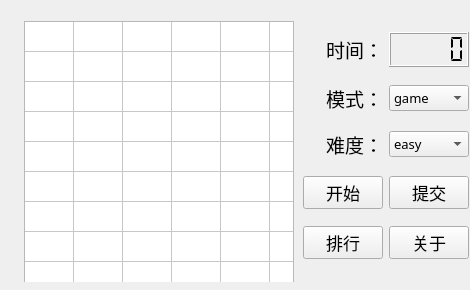
<?xml version="1.0" encoding="UTF-8"?>
<ui version="4.0">
 <class>WindowClass</class>
 <widget class="QMainWindow" name="WindowClass">
  <property name="geometry">
   <rect>
    <x>0</x>
    <y>0</y>
    <width>470</width>
    <height>290</height>
   </rect>
  </property>
  <property name="minimumSize">
   <size>
    <width>470</width>
    <height>290</height>
   </size>
  </property>
  <property name="maximumSize">
   <size>
    <width>470</width>
    <height>290</height>
   </size>
  </property>
  <property name="font">
   <font>
    <family>微软雅黑</family>
    <pointsize>9</pointsize>
   </font>
  </property>
  <property name="acceptDrops">
   <bool>false</bool>
  </property>
  <property name="windowTitle">
   <string>数独</string>
  </property>
  <property name="autoFillBackground">
   <bool>false</bool>
  </property>
  <property name="toolButtonStyle">
   <enum>Qt::ToolButtonTextBesideIcon</enum>
  </property>
  <widget class="QWidget" name="centralWidget">
   <widget class="QWidget" name="layoutWidget">
    <property name="geometry">
     <rect>
      <x>10</x>
      <y>10</y>
      <width>474</width>
      <height>272</height>
     </rect>
    </property>
    <layout class="QHBoxLayout" name="horizontalLayout">
     <item>
      <widget class="Table" name="tableWidget">
       <property name="sizePolicy">
        <sizepolicy hsizetype="Fixed" vsizetype="Fixed">
         <horstretch>0</horstretch>
         <verstretch>0</verstretch>
        </sizepolicy>
       </property>
       <property name="minimumSize">
        <size>
         <width>270</width>
         <height>270</height>
        </size>
       </property>
       <property name="maximumSize">
        <size>
         <width>270</width>
         <height>270</height>
        </size>
       </property>
       <property name="font">
        <font>
         <pointsize>12</pointsize>
        </font>
       </property>
       <property name="cursor" stdset="0">
        <cursorShape>ArrowCursor</cursorShape>
       </property>
       <property name="acceptDrops">
        <bool>false</bool>
       </property>
       <property name="frameShape">
        <enum>QFrame::StyledPanel</enum>
       </property>
       <property name="frameShadow">
        <enum>QFrame::Sunken</enum>
       </property>
       <property name="lineWidth">
        <number>0</number>
       </property>
       <property name="verticalScrollBarPolicy">
        <enum>Qt::ScrollBarAlwaysOff</enum>
       </property>
       <property name="horizontalScrollBarPolicy">
        <enum>Qt::ScrollBarAlwaysOff</enum>
       </property>
       <property name="editTriggers">
        <set>QAbstractItemView::AnyKeyPressed|QAbstractItemView::EditKeyPressed</set>
       </property>
       <property name="rowCount">
        <number>9</number>
       </property>
       <property name="columnCount">
        <number>9</number>
       </property>
       <attribute name="horizontalHeaderVisible">
        <bool>false</bool>
       </attribute>
       <attribute name="horizontalHeaderDefaultSectionSize">
        <number>30</number>
       </attribute>
       <attribute name="horizontalHeaderMinimumSectionSize">
        <number>30</number>
       </attribute>
       <attribute name="horizontalHeaderShowSortIndicator" stdset="0">
        <bool>true</bool>
       </attribute>
       <attribute name="horizontalHeaderStretchLastSection">
        <bool>true</bool>
       </attribute>
       <attribute name="verticalHeaderVisible">
        <bool>false</bool>
       </attribute>
       <attribute name="verticalHeaderMinimumSectionSize">
        <number>30</number>
       </attribute>
       <row/>
       <row/>
       <row/>
       <row/>
       <row/>
       <row/>
       <row/>
       <row/>
       <row/>
       <column/>
       <column/>
       <column/>
       <column/>
       <column/>
       <column/>
       <column/>
       <column/>
       <column/>
      </widget>
     </item>
     <item>
      <layout class="QGridLayout" name="gridLayout">
       <item row="0" column="0">
        <widget class="QLabel" name="label">
         <property name="font">
          <font>
           <family>微软雅黑</family>
           <pointsize>14</pointsize>
           <weight>50</weight>
           <bold>false</bold>
          </font>
         </property>
         <property name="cursor">
          <cursorShape>ArrowCursor</cursorShape>
         </property>
         <property name="layoutDirection">
          <enum>Qt::LeftToRight</enum>
         </property>
         <property name="autoFillBackground">
          <bool>false</bool>
         </property>
         <property name="frameShape">
          <enum>QFrame::NoFrame</enum>
         </property>
         <property name="frameShadow">
          <enum>QFrame::Plain</enum>
         </property>
         <property name="text">
          <string>时间：</string>
         </property>
         <property name="textFormat">
          <enum>Qt::AutoText</enum>
         </property>
         <property name="alignment">
          <set>Qt::AlignRight|Qt::AlignTrailing|Qt::AlignVCenter</set>
         </property>
        </widget>
       </item>
       <item row="0" column="1">
        <widget class="QLCDNumber" name="timer">
         <property name="sizePolicy">
          <sizepolicy hsizetype="Ignored" vsizetype="Fixed">
           <horstretch>0</horstretch>
           <verstretch>0</verstretch>
          </sizepolicy>
         </property>
         <property name="maximumSize">
          <size>
           <width>16777215</width>
           <height>35</height>
          </size>
         </property>
         <property name="font">
          <font>
           <pointsize>13</pointsize>
          </font>
         </property>
         <property name="cursor">
          <cursorShape>ArrowCursor</cursorShape>
         </property>
         <property name="frameShadow">
          <enum>QFrame::Raised</enum>
         </property>
         <property name="digitCount">
          <number>5</number>
         </property>
         <property name="mode">
          <enum>QLCDNumber::Oct</enum>
         </property>
         <property name="segmentStyle">
          <enum>QLCDNumber::Flat</enum>
         </property>
        </widget>
       </item>
       <item row="1" column="0">
        <widget class="QLabel" name="label_3">
         <property name="sizePolicy">
          <sizepolicy hsizetype="Preferred" vsizetype="Preferred">
           <horstretch>0</horstretch>
           <verstretch>0</verstretch>
          </sizepolicy>
         </property>
         <property name="font">
          <font>
           <pointsize>14</pointsize>
          </font>
         </property>
         <property name="text">
          <string>模式：</string>
         </property>
         <property name="alignment">
          <set>Qt::AlignRight|Qt::AlignTrailing|Qt::AlignVCenter</set>
         </property>
        </widget>
       </item>
       <item row="1" column="1">
        <widget class="QComboBox" name="modebox">
         <property name="enabled">
          <bool>true</bool>
         </property>
         <property name="sizePolicy">
          <sizepolicy hsizetype="Ignored" vsizetype="Fixed">
           <horstretch>0</horstretch>
           <verstretch>0</verstretch>
          </sizepolicy>
         </property>
         <property name="maximumSize">
          <size>
           <width>87</width>
           <height>16777215</height>
          </size>
         </property>
         <property name="font">
          <font>
           <pointsize>10</pointsize>
          </font>
         </property>
         <property name="cursor">
          <cursorShape>PointingHandCursor</cursorShape>
         </property>
         <property name="focusPolicy">
          <enum>Qt::ClickFocus</enum>
         </property>
         <property name="layoutDirection">
          <enum>Qt::LeftToRight</enum>
         </property>
         <property name="autoFillBackground">
          <bool>false</bool>
         </property>
         <property name="editable">
          <bool>false</bool>
         </property>
         <property name="insertPolicy">
          <enum>QComboBox::InsertAtBottom</enum>
         </property>
         <property name="sizeAdjustPolicy">
          <enum>QComboBox::AdjustToMinimumContentsLengthWithIcon</enum>
         </property>
         <item>
          <property name="text">
           <string>game</string>
          </property>
         </item>
         <item>
          <property name="text">
           <string>calculator</string>
          </property>
         </item>
        </widget>
       </item>
       <item row="2" column="0">
        <widget class="QLabel" name="label_2">
         <property name="sizePolicy">
          <sizepolicy hsizetype="Preferred" vsizetype="Preferred">
           <horstretch>0</horstretch>
           <verstretch>0</verstretch>
          </sizepolicy>
         </property>
         <property name="font">
          <font>
           <pointsize>14</pointsize>
          </font>
         </property>
         <property name="frameShape">
          <enum>QFrame::NoFrame</enum>
         </property>
         <property name="frameShadow">
          <enum>QFrame::Plain</enum>
         </property>
         <property name="text">
          <string>难度：</string>
         </property>
         <property name="alignment">
          <set>Qt::AlignRight|Qt::AlignTrailing|Qt::AlignVCenter</set>
         </property>
        </widget>
       </item>
       <item row="2" column="1">
        <widget class="QComboBox" name="difficultybox">
         <property name="sizePolicy">
          <sizepolicy hsizetype="Ignored" vsizetype="Fixed">
           <horstretch>0</horstretch>
           <verstretch>0</verstretch>
          </sizepolicy>
         </property>
         <property name="font">
          <font>
           <pointsize>10</pointsize>
          </font>
         </property>
         <property name="cursor">
          <cursorShape>PointingHandCursor</cursorShape>
         </property>
         <property name="focusPolicy">
          <enum>Qt::ClickFocus</enum>
         </property>
         <property name="insertPolicy">
          <enum>QComboBox::InsertAtBottom</enum>
         </property>
         <property name="sizeAdjustPolicy">
          <enum>QComboBox::AdjustToContentsOnFirstShow</enum>
         </property>
         <item>
          <property name="text">
           <string>easy</string>
          </property>
         </item>
         <item>
          <property name="text">
           <string>hard</string>
          </property>
         </item>
         <item>
          <property name="text">
           <string>professor</string>
          </property>
         </item>
        </widget>
       </item>
       <item row="3" column="0">
        <widget class="QPushButton" name="startbutton">
         <property name="sizePolicy">
          <sizepolicy hsizetype="Fixed" vsizetype="Fixed">
           <horstretch>0</horstretch>
           <verstretch>0</verstretch>
          </sizepolicy>
         </property>
         <property name="font">
          <font>
           <pointsize>13</pointsize>
          </font>
         </property>
         <property name="cursor">
          <cursorShape>PointingHandCursor</cursorShape>
         </property>
         <property name="focusPolicy">
          <enum>Qt::ClickFocus</enum>
         </property>
         <property name="text">
          <string>开始</string>
         </property>
        </widget>
       </item>
       <item row="3" column="1">
        <widget class="QPushButton" name="submitbutton">
         <property name="sizePolicy">
          <sizepolicy hsizetype="Fixed" vsizetype="Fixed">
           <horstretch>0</horstretch>
           <verstretch>0</verstretch>
          </sizepolicy>
         </property>
         <property name="font">
          <font>
           <pointsize>13</pointsize>
          </font>
         </property>
         <property name="cursor">
          <cursorShape>PointingHandCursor</cursorShape>
         </property>
         <property name="focusPolicy">
          <enum>Qt::ClickFocus</enum>
         </property>
         <property name="contextMenuPolicy">
          <enum>Qt::DefaultContextMenu</enum>
         </property>
         <property name="text">
          <string>提交</string>
         </property>
         <property name="autoDefault">
          <bool>false</bool>
         </property>
         <property name="default">
          <bool>false</bool>
         </property>
         <property name="flat">
          <bool>false</bool>
         </property>
        </widget>
       </item>
       <item row="4" column="0">
        <widget class="QPushButton" name="rankbutton">
         <property name="enabled">
          <bool>true</bool>
         </property>
         <property name="sizePolicy">
          <sizepolicy hsizetype="Fixed" vsizetype="Fixed">
           <horstretch>0</horstretch>
           <verstretch>0</verstretch>
          </sizepolicy>
         </property>
         <property name="font">
          <font>
           <pointsize>13</pointsize>
          </font>
         </property>
         <property name="cursor">
          <cursorShape>PointingHandCursor</cursorShape>
         </property>
         <property name="focusPolicy">
          <enum>Qt::ClickFocus</enum>
         </property>
         <property name="text">
          <string>排行</string>
         </property>
        </widget>
       </item>
       <item row="4" column="1">
        <widget class="QPushButton" name="aboutbutton">
         <property name="sizePolicy">
          <sizepolicy hsizetype="Fixed" vsizetype="Fixed">
           <horstretch>0</horstretch>
           <verstretch>0</verstretch>
          </sizepolicy>
         </property>
         <property name="font">
          <font>
           <pointsize>13</pointsize>
          </font>
         </property>
         <property name="cursor">
          <cursorShape>PointingHandCursor</cursorShape>
         </property>
         <property name="focusPolicy">
          <enum>Qt::ClickFocus</enum>
         </property>
         <property name="text">
          <string>关于</string>
         </property>
        </widget>
       </item>
      </layout>
     </item>
    </layout>
   </widget>
  </widget>
  <action name="game">
   <property name="checkable">
    <bool>true</bool>
   </property>
   <property name="checked">
    <bool>true</bool>
   </property>
   <property name="enabled">
    <bool>true</bool>
   </property>
   <property name="text">
    <string>游戏</string>
   </property>
  </action>
  <action name="calculator">
   <property name="checkable">
    <bool>true</bool>
   </property>
   <property name="text">
    <string>计算器</string>
   </property>
  </action>
  <action name="rules">
   <property name="text">
    <string>规则</string>
   </property>
  </action>
  <action name="about">
   <property name="text">
    <string>关于</string>
   </property>
  </action>
  <action name="easy">
   <property name="checkable">
    <bool>true</bool>
   </property>
   <property name="checked">
    <bool>true</bool>
   </property>
   <property name="text">
    <string>简单</string>
   </property>
   <property name="menuRole">
    <enum>QAction::TextHeuristicRole</enum>
   </property>
  </action>
  <action name="difficult">
   <property name="checkable">
    <bool>true</bool>
   </property>
   <property name="checked">
    <bool>false</bool>
   </property>
   <property name="text">
    <string>困难</string>
   </property>
  </action>
  <action name="professional">
   <property name="checkable">
    <bool>true</bool>
   </property>
   <property name="text">
    <string>骨灰级</string>
   </property>
  </action>
 </widget>
 <layoutdefault spacing="6" margin="11"/>
 <customwidgets>
  <customwidget>
   <class>Table</class>
   <extends>QTableWidget</extends>
   <header>table.h</header>
  </customwidget>
 </customwidgets>
 <resources>
  <include location="sudoku.qrc"/>
 </resources>
 <connections>
  <connection>
   <sender>submitbutton</sender>
   <signal>clicked()</signal>
   <receiver>WindowClass</receiver>
   <slot>check()</slot>
   <hints>
    <hint type="sourcelabel">
     <x>391</x>
     <y>208</y>
    </hint>
    <hint type="destinationlabel">
     <x>352</x>
     <y>246</y>
    </hint>
   </hints>
  </connection>
  <connection>
   <sender>aboutbutton</sender>
   <signal>clicked()</signal>
   <receiver>WindowClass</receiver>
   <slot>about()</slot>
   <hints>
    <hint type="sourcelabel">
     <x>443</x>
     <y>262</y>
    </hint>
    <hint type="destinationlabel">
     <x>459</x>
     <y>255</y>
    </hint>
   </hints>
  </connection>
  <connection>
   <sender>difficultybox</sender>
   <signal>currentIndexChanged(QString)</signal>
   <receiver>WindowClass</receiver>
   <slot>difficulty(QString)</slot>
   <hints>
    <hint type="sourcelabel">
     <x>434</x>
     <y>156</y>
    </hint>
    <hint type="destinationlabel">
     <x>459</x>
     <y>165</y>
    </hint>
   </hints>
  </connection>
  <connection>
   <sender>startbutton</sender>
   <signal>clicked()</signal>
   <receiver>WindowClass</receiver>
   <slot>start()</slot>
   <hints>
    <hint type="sourcelabel">
     <x>321</x>
     <y>196</y>
    </hint>
    <hint type="destinationlabel">
     <x>305</x>
     <y>167</y>
    </hint>
   </hints>
  </connection>
  <connection>
   <sender>modebox</sender>
   <signal>currentIndexChanged(QString)</signal>
   <receiver>WindowClass</receiver>
   <slot>mode(QString)</slot>
   <hints>
    <hint type="sourcelabel">
     <x>436</x>
     <y>109</y>
    </hint>
    <hint type="destinationlabel">
     <x>459</x>
     <y>106</y>
    </hint>
   </hints>
  </connection>
 </connections>
 <slots>
  <signal>signal1()</signal>
  <slot>about()</slot>
  <slot>check()</slot>
  <slot>mode(QString)</slot>
  <slot>difficulty(QString)</slot>
  <slot>start()</slot>
  <slot>timer()</slot>
 </slots>
</ui>
